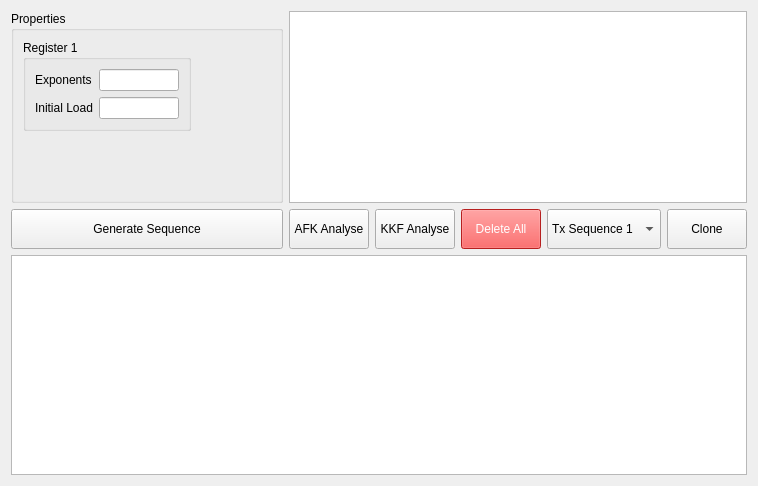
     <widget class="QWidget" name="kasamisequence">
      <attribute name="title">
       <string>Kasami-Sequence</string>
      </attribute>
      <layout class="QGridLayout" name="gridLayout_29">
       <item row="0" column="0">
        <widget class="QGroupBox" name="groupBox_7">
         <property name="title">
          <string>Properties</string>
         </property>
         <layout class="QGridLayout" name="gridLayout_26">
          <item row="0" column="0">
           <widget class="QGroupBox" name="groupBox_18">
            <property name="title">
             <string>Register 1</string>
            </property>
            <layout class="QGridLayout" name="gridLayout_27">
             <item row="0" column="0">
              <widget class="QLabel" name="label_16">
               <property name="text">
                <string>Exponents</string>
               </property>
              </widget>
             </item>
             <item row="1" column="0">
              <widget class="QLabel" name="label_17">
               <property name="text">
                <string>Initial Load</string>
               </property>
              </widget>
             </item>
             <item row="1" column="1">
              <widget class="QLineEdit" name="lineEdit_kasamisequence_register1_initialload">
               <property name="minimumSize">
                <size>
                 <width>60</width>
                 <height>0</height>
                </size>
               </property>
               <property name="maximumSize">
                <size>
                 <width>80</width>
                 <height>16777215</height>
                </size>
               </property>
              </widget>
             </item>
             <item row="0" column="1">
              <widget class="QLineEdit" name="lineEdit_kasamisequence_register1_exponents">
               <property name="minimumSize">
                <size>
                 <width>60</width>
                 <height>0</height>
                </size>
               </property>
               <property name="maximumSize">
                <size>
                 <width>80</width>
                 <height>16777215</height>
                </size>
               </property>
              </widget>
             </item>
            </layout>
           </widget>
          </item>
          <item row="0" column="2">
           <spacer name="horizontalSpacer_7">
            <property name="orientation">
             <enum>Qt::Horizontal</enum>
            </property>
            <property name="sizeHint" stdset="0">
             <size>
              <width>40</width>
              <height>20</height>
             </size>
            </property>
           </spacer>
          </item>
          <item row="1" column="0">
           <spacer name="verticalSpacer_7">
            <property name="orientation">
             <enum>Qt::Vertical</enum>
            </property>
            <property name="sizeHint" stdset="0">
             <size>
              <width>20</width>
              <height>40</height>
             </size>
            </property>
           </spacer>
          </item>
          <item row="0" column="1">
           <spacer name="horizontalSpacer_8">
            <property name="orientation">
             <enum>Qt::Horizontal</enum>
            </property>
            <property name="sizeHint" stdset="0">
             <size>
              <width>40</width>
              <height>20</height>
             </size>
            </property>
           </spacer>
          </item>
         </layout>
        </widget>
       </item>
       <item row="1" column="0">
        <widget class="QPushButton" name="pushButton_kasamisequence_generatesequence">
         <property name="minimumSize">
          <size>
           <width>0</width>
           <height>40</height>
          </size>
         </property>
         <property name="text">
          <string>Generate Sequence</string>
         </property>
        </widget>
       </item>
       <item row="1" column="1">
        <layout class="QHBoxLayout" name="horizontalLayout_7">
         <item>
          <widget class="QPushButton" name="pushButton_kasamisequence_afkanalyse">
           <property name="minimumSize">
            <size>
             <width>0</width>
             <height>40</height>
            </size>
           </property>
           <property name="text">
            <string>AFK Analyse</string>
           </property>
          </widget>
         </item>
         <item>
          <widget class="QPushButton" name="pushButton_kasamisequence_kkfanalyse">
           <property name="minimumSize">
            <size>
             <width>0</width>
             <height>40</height>
            </size>
           </property>
           <property name="text">
            <string>KKF Analyse</string>
           </property>
          </widget>
         </item>
         <item>
          <widget class="QPushButton" name="pushButton_kasamisequence_deleteall">
           <property name="minimumSize">
            <size>
             <width>0</width>
             <height>40</height>
            </size>
           </property>
           <property name="styleSheet">
            <string notr="true">background-color: rgb(255, 45, 45);
color: rgb(255, 255, 255)</string>
           </property>
           <property name="text">
            <string>Delete All</string>
           </property>
          </widget>
         </item>
         <item>
          <widget class="QComboBox" name="comboBox_kasamisequence">
           <property name="minimumSize">
            <size>
             <width>0</width>
             <height>40</height>
            </size>
           </property>
           <item>
            <property name="text">
             <string>Tx Sequence 1</string>
            </property>
           </item>
           <item>
            <property name="text">
             <string>Tx Sequence 2</string>
            </property>
           </item>
           <item>
            <property name="text">
             <string>Rx Sequence 1</string>
            </property>
           </item>
           <item>
            <property name="text">
             <string>Rx Sequence 2</string>
            </property>
           </item>
          </widget>
         </item>
         <item>
          <widget class="QPushButton" name="pushButton_kasamisequence_clone">
           <property name="minimumSize">
            <size>
             <width>0</width>
             <height>40</height>
            </size>
           </property>
           <property name="text">
            <string>Clone</string>
           </property>
          </widget>
         </item>
        </layout>
       </item>
       <item row="2" column="0" colspan="2">
        <widget class="QGraphicsView" name="graphicsView_kasamisequence">
         <property name="sizePolicy">
          <sizepolicy hsizetype="Expanding" vsizetype="Minimum">
           <horstretch>0</horstretch>
           <verstretch>0</verstretch>
          </sizepolicy>
         </property>
         <property name="minimumSize">
          <size>
           <width>0</width>
           <height>220</height>
          </size>
         </property>
        </widget>
       </item>
       <item row="0" column="1">
        <widget class="QListWidget" name="listWidget_kasamisequence"/>
       </item>
      </layout>
     </widget>
